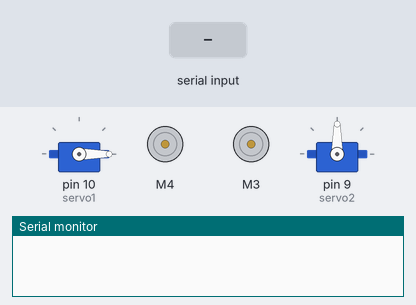
Simulated run of this sketch. Board: Arduino Uno, built with avr-gcc and run on an emulated ATmega328P. Shown: 2 × servo, 2 × DC motor (green arrow = forward, orange = backward, longer = faster), the last lines printed to the serial monitor. The test bench sets the inputs (shaded band).

Above: at 3.2 s.
3.3 s: "65\n" received over Serial
At 4.0 s:
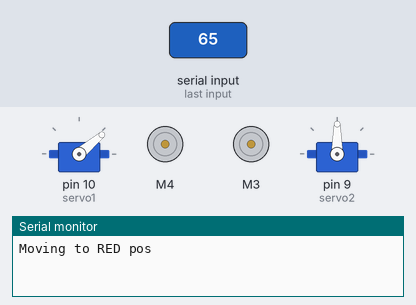
At 10.1 s:
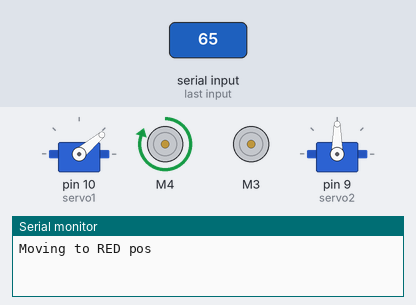
Timing chart, 0 to 15.3 s (numbered marks = the images above; inputs shaded):
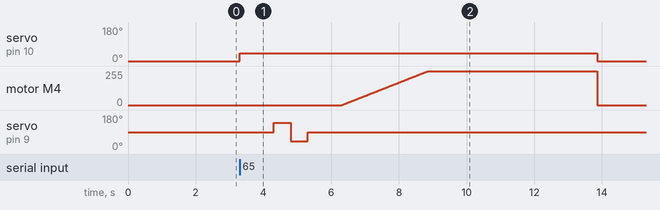

Measured:
- after the input at 3.3 s, servo on pin 10 (servo1): 0° → 40° at once, → 0° 10.6 s later; motor M4: rises from stopped to forward 254/255 in 2.5 s, then falls to stopped in 5.0 s; servo on pin 9 (servo2): 90° → 140° after 1.0 s, → 40° 0.50 s later, → 90° 0.50 s later

The sketch:

MotorParty.ino
```cpp
#include <AFMotor.h>
#include <Servo.h>

// DC hobby servo
Servo servo1;        // arm servo
Servo servo2;        // dispenser servo
AF_DCMotor motor(4); // big conveyor motor
AF_DCMotor motor2(3); // small conveyor motor

void setup() {
  Serial.begin(9600); // set up Serial library at 9600 bps
  servo1.attach(10);  // attach servo1 to port 10
  servo1.write(0);    // move servo1 to init pos

  //motor.setSpeed(200);// set motor speed
  motor.run(RELEASE); // release motor
  delay(1000);

  //motor2.setSpeed(200);
  motor2.run(RELEASE);
  delay(1000);        // delay to warm up

  servo2.attach(9);   // attach second servo to port 9
}

void moveSmallConveyor() {
  motor2.run(FORWARD);
  // Move small conveyor
  uint8_t i;
  motor2.setSpeed(254);
  delay(5000);
  motor2.setSpeed(0);
  motor2.run(RELEASE);
}

void moveBigConveyor() {
  motor.run(FORWARD);
  // Move BIG conveyor
  uint8_t i;
  for (i=0; i<255; i++) { // start conveyor w PID
    motor.setSpeed(i);
    delay(10);
  }
  delay(5000);        // keep conveyor on for 5 sec
  motor.setSpeed(0);  // turn motor off
  motor.run(RELEASE); // stop main conveyor
}

void punch() {
  // Dispense arm
  servo2.write(140); // extend arm at max speed
  delay(500);        // for 600ms

  servo2.write(40);   // retract arm at max speed
  delay(500);        // for 800ms

  servo2.write(90);  // do nothing
  delay(1000);       // for 1s
}

void dispense() {

  moveSmallConveyor();
  punch();
  moveBigConveyor();

  delay(1000);         // do nothing for 1s
  servoMoveTo(0);     // reset servo
}

int sleep = 1000;

void servoMoveTo(int deg) {
  servo1.write(deg);
  delay(sleep);
  // Serial.print(deg);
}

void letFree() {
  servoMoveTo(0);
}

void loop() {
  if (Serial.available() > 0) {
    String message = Serial.readStringUntil('\n');
    if (message == "65") {
      Serial.print("Moving to RED pos\n");
      servoMoveTo(40);
      punch();
      moveBigConveyor();
      letFree();
    } else if (message == "135") {
      Serial.print("Moving to BLUE pos\n");
      servoMoveTo(110);
      punch();
      moveBigConveyor();
      letFree();
    } else if (message == "0") {
      Serial.print("Moving to GREEN pos\n");
      servoMoveTo(0);
      punch();
      moveBigConveyor();
      letFree();
    } else if (message == "free") {
      Serial.print("Freeing\n");
      letFree();
    } else if (message == "load") {
      moveSmallConveyor();
    } else if (message == "punch") {
      punch();
    } else if (message == "big") {
      moveBigConveyor();
    }
  }
}
```
